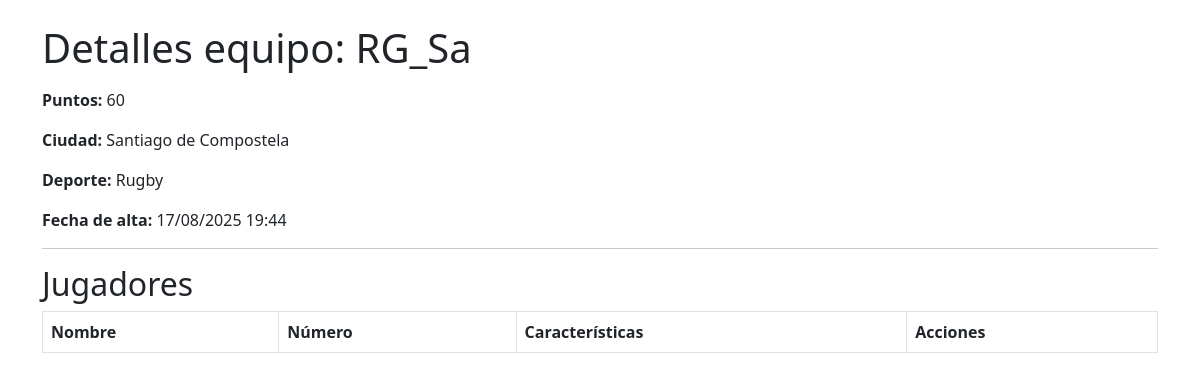
Page /index.php?controller=team&action=show&id=2 on the committed database.
### tables this page shows
CREATE TABLE team (
    id INT AUTO_INCREMENT PRIMARY KEY,
    team_name VARCHAR(100) NOT NULL UNIQUE,
    points INT NOT NULL,
    city_id INT NOT NULL,
    sport_id INT NOT NULL,
    captain_id INT,
    created_at DATETIME DEFAULT CURRENT_TIMESTAMP,
    updated_at DATETIME DEFAULT CURRENT_TIMESTAMP ON UPDATE CURRENT_TIMESTAMP,
    FOREIGN KEY (city_id) REFERENCES city(id),
    FOREIGN KEY (sport_id) REFERENCES sport(id)
);

CREATE TABLE city (
    id INT AUTO_INCREMENT PRIMARY KEY, 
    city_name VARCHAR(100) NOT NULL
);

CREATE TABLE sport (
    id INT AUTO_INCREMENT PRIMARY KEY, 
    sport_name VARCHAR(100) NOT NULL
);

### controllers/TeamController.php (called while the page is built, shortened)
<?php
require_once "models/Team.php";
class TeamController {
    private $db;
    public function __construct($db) {
        $this->db = $db;
    }
    public function show() {
        $id = $_GET['id'];
        $team = new Team($this->db);
        $equipo = $team->getOne($id);
        include "views/Team/show.php";
    }
}

### index.php (called while the page is built, shortened)
<?php
require_once 'db/Database.php';
require_once 'models/Team.php';
require_once 'controllers/TeamController.php';
$db = new Database();
$controllerClass = new $controllerName($db);
$action = $_GET['action'] ?? 'index';
$controllerClass->$action();

### models/Team.php (called while the page is built, shortened)
<?php
class Team {
    private $conn;
    private $table = "team";
    public function __construct($db) {
        $this->conn = $db;
    }
    public function getOne($id) {
        $query = "SELECT t.*, c.city_name AS city_name, s.sport_name AS sport_name FROM {$this->table} t JOIN city c ON t.city_id = c.id JOIN sport s ON t.sport_id = s.id WHERE t.id = :id ";
        $stmt = $this->conn->prepare($query);
        $stmt->bindParam(":id", $id);
        $stmt->execute();
        return $stmt->fetch(PDO::FETCH_ASSOC);
    }
}

### db/Database.php (called while the page is built, shortened)
<?php
class Database {
    private $host;
    private $db_name;
    private $username;
    private $password;
    private $conn;
    public function __construct() {
        $this->host = getenv('MYSQL_HOST');
        $this->db_name = getenv('MYSQL_DATABASE');
        $this->username = getenv('MYSQL_USER');
        $this->password = getenv('MYSQL_PASSWORD');
    }
    public function connect() {
        $this->conn = null;
        try {
            $this->conn = new PDO(
                "mysql:host=".$this->host.";dbname=".$this->db_name,
                $this->username,
                $this->password,
                [PDO::MYSQL_ATTR_INIT_COMMAND => "SET NAMES utf8"]
            );
            $this->conn->setAttribute(PDO::ATTR_ERRMODE, PDO::ERRMODE_EXCEPTION);
        } catch(PDOException $e) {
            die("Connection error" . $e->getMessage());
        }
        return $this->conn;
    }
    public function prepare($sql)
    {
        try {
            return $this->conn->prepare($sql);
        } catch (PDOException $e) {
            die("Error preparing query " . $e->getMessage());
        }
    }
}

### views/Team/show.php (the view, shortened to what this page needs)
<?php
$creationDate = new DateTime(htmlspecialchars($equipo['created_at']));
?>
<!DOCTYPE html>
<html>
<head>
    <link href="https://cdn.jsdelivr.net/npm/bootstrap@5.3.0/dist/css/bootstrap.min.css" rel="stylesheet">
</head>
<body class="container mt-4">
    <h1 class="mb-3">Detalles equipo: <?= htmlspecialchars($equipo['team_name']) ?></h1>
    <?php if ($equipo): ?>
        <p><strong>Puntos:</strong> <?= htmlspecialchars($equipo['points']) ?></p>
        <p><strong>Ciudad:</strong> <?= htmlspecialchars($equipo['city_name']) ?></p>
        <p><strong>Deporte:</strong> <?= htmlspecialchars($equipo['sport_name']) ?></p>
        <p><strong>Fecha de alta:</strong> <?= $creationDate->format('d/m/Y H:i') ?></p>
    <?php else: ?>
        <p>No se encontró el equipo.</p>
    <?php endif; ?>
    <hr>
    <h2>Jugadores</h2>
    <table class="table table-bordered">
        <thead>
            <tr>
                <th>Nombre</th>
                <th>Número</th>
                <th>Características</th>
                <th>Acciones</th>
            </tr>
        </thead>
    </table>
</body>
</html>

### rows in the picture
team: team_name "RG_Sa", points "60", city.city_name "Santiago de Compostela", sport.sport_name "Rugby", created_at "17/08/2025 19:44"
